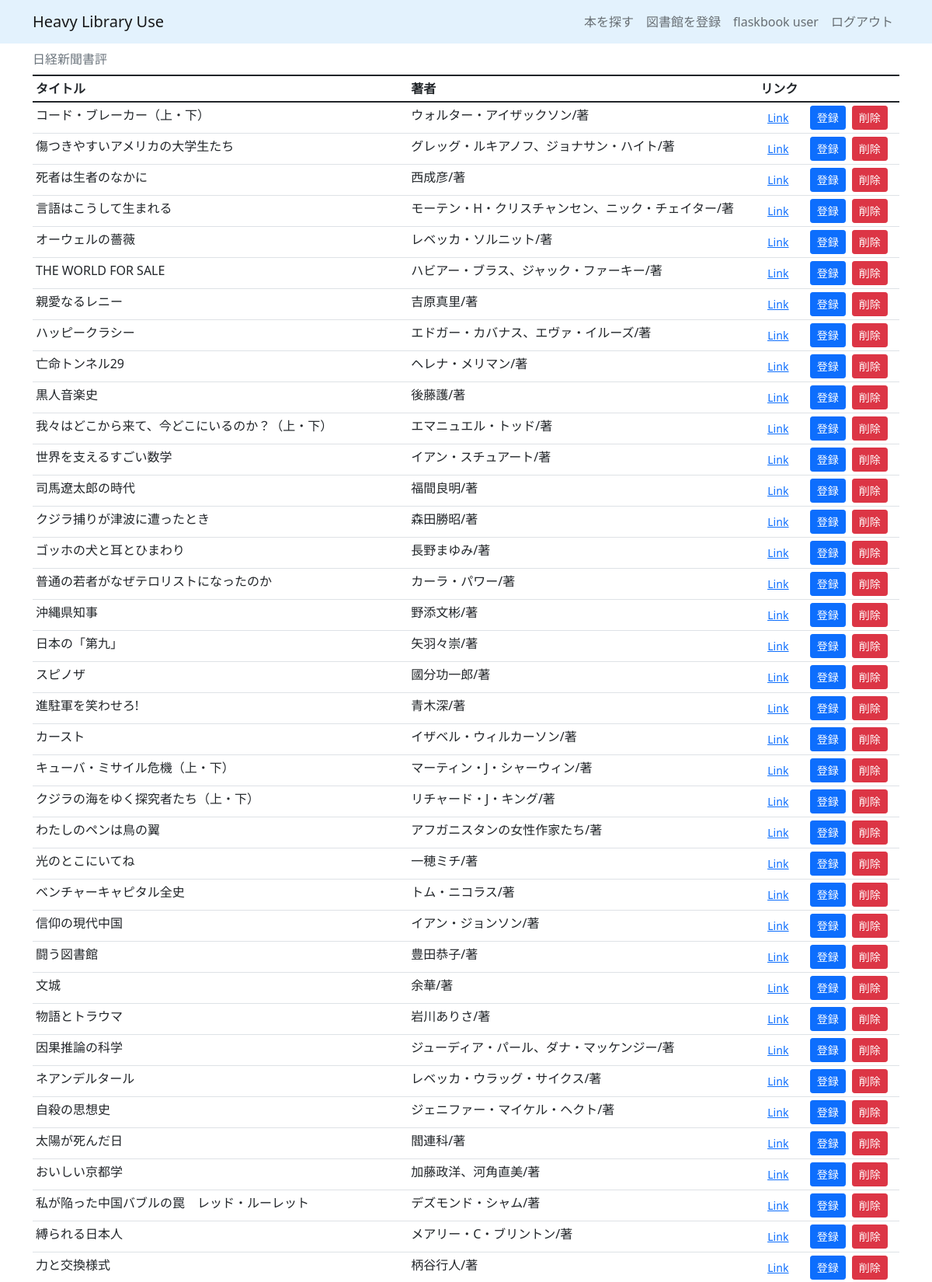
The app's page /recommend_book/日経新聞書評 (signed in, upper part) with its own data.
### apps/crud/models.py (models this page shows, shortened)
class User(db.Model, UserMixin):
    __tablename__ = "users"
    id = db.Column(db.Integer, primary_key=True)
    username = db.Column(db.String, index=True)
    email = db.Column(db.String, unique=True, index=True)
    password_hash = db.Column(db.String)
    created_at = db.Column(db.DateTime, default=datetime.now)
    updated_at = db.Column(db.DateTime, default=datetime.now, onupdate=datetime.now)
    user_books = db.relationship(
        "UserBook", backref="user", order_by="desc(UserBook.id)"
    )
    @property
    def password(self):
        raise AttributeError("読み取り不可")

### apps/detector/models.py (models this page shows)
class RecommendedBook(db.Model):
    __tablename__ = "recommended_books"
    id = db.Column(db.Integer, primary_key=True)
    media_id = db.Column(db.String)
    title = db.Column(db.String)
    authors = db.Column(db.String)
    link = db.Column(db.String)
    created_at = db.Column(db.DateTime, default=datetime.now)
    updated_at = db.Column(db.DateTime, default=datetime.now, onupdate=datetime.now)

### apps/detector/views.py (the view)
@dt.route("/recommend_book/<string:media_id>", methods=["GET"])
@login_required
def recommend_book(media_id):
    delete_form = DeleteForm()
    registrate_form = RegistrateForm()
    scrape(media_id)
    recommended_books = (
        db.session.query(RecommendedBook).order_by(RecommendedBook.id.desc()).all()
    )
    return render_template(
        "detector/recommend_book.html",
        delete_form=delete_form,
        registrate_form=registrate_form,
        recommended_books=recommended_books,
        media_id=media_id,
    )

### apps/detector/forms.py
class DeleteForm(FlaskForm):
    submit = SubmitField("削除")

class RegistrateForm(FlaskForm):
    submit = SubmitField("登録")

### apps/crud/models.py (called while the page is built)
@login_manager.user_loader
def load_user(user_id):
    return User.query.get(user_id)

### apps/detector/views.py (called while the page is built, shortened)
def scrape(media_id):
    if media_id == "日経新聞書評":
        query = db.session.query(RecommendedBook)
        if db.session.query(~query.exists()).scalar():
            last_updated_at = datetime.datetime(1900, 1, 1)
        else:
            last_updated_at = (
                query.order_by(RecommendedBook.updated_at.desc()).first().updated_at
            )
    return []

### apps/detector/templates/detector/recommend_book.html (shortened to what this page needs)
{% extends "detector/base.html" %}
{% block content %}
<table class="table table-hover table-sm caption-top">
    <caption>{{media_id}}</caption>
    <thead>
        <tr>
            <th scope="col">タイトル</th>
            <th scope="col">著者</th>
            <th scope="col">リンク</th>
            <th scope="col"></th>
        </tr>
    </thead>
    <tbody>
        {% for recommended_book in recommended_books %}
        <tr>
            <td>{{recommended_book.title}}</td>
            <td>{{recommended_book.authors}}</td>
            <td>
                <button type="button" class="btn btn-link btn-sm"><a href={{recommended_book.link}}
                        target="_blank">Link</a></button>
            </td>
            <td>
                <div class="d-flex flex-row">
                    <div class="px-1">
                        <form action="{{url_for('detector.registrate_recommended_book',book_id=recommended_book.id)}}"
                            method="POST">
                            {{ registrate_form.submit(class="btn btn-primary btn-sm")}}
                        </form>
                    </div>
                    <div class="px-1">
                        <form action="{{url_for('detector.delete_recommended_book',book_id=recommended_book.id)}}"
                            method="POST">
                            {{ delete_form.submit(class="btn btn-danger btn-sm")}}
                        </form>
                    </div>
                </div>
            </td>
        </tr>
        {% endfor %}
    </tbody>
</table>
{% endblock %}

### apps/detector/templates/detector/base.html (shortened to what this page needs)
<!DOCTYPE html>
<html lang="ja">
<head>
    <link rel="stylesheet" href="{{url_for('static',filename='css/bootstrap.min.css')}}" />
    <link rel="stylesheet" href="{{url_for('static',filename='css/style.css')}}" />
</head>
<body>
    <nav class="navbar navbar-expand-lg navbar-light" style="background-color: #e3f2fd;">
        <div class="container">
            <a class="navbar-brand" href="{{url_for('detector.index')}}">Heavy Library Use</a>
            <ul class="navbar-nav">
                <li class="nav-item">
                    <a href="{{url_for('detector.search_book')}}" class="nav-link">本を探す</a>
                </li>
                <li class="nav-item">
                    <a href="{{url_for('detector.search_library')}}" class="nav-link">図書館を登録</a>
                </li>
                {% if current_user.is_authenticated %}
                <li class="nav-iten">
                    <span class="nav-link">{{current_user.username}}</span>
                </li>
                <li class="nav-item">
                    <a href="{{url_for('auth.logout')}}" class="nav-link">ログアウト</a>
                </li>
                {% endif %}
            </ul>
        </div>
    </nav>
    <section class="container">
        {% block content %}{% endblock %}
    </section>
</body>
</html>

### records on screen
User: username "flaskbook user"
RecommendedBook: title "コード・ブレーカー（上・下）", authors "ウォルター・アイザックソン/著"
RecommendedBook: title "傷つきやすいアメリカの大学生たち", authors "グレッグ・ルキアノフ、ジョナサン・ハイト/著"
RecommendedBook: title "死者は生者のなかに", authors "西成彦/著"
RecommendedBook: title "言語はこうして生まれる", authors "モーテン・H・クリスチャンセン、ニック・チェイター/著"
RecommendedBook: title "オーウェルの薔薇", authors "レベッカ・ソルニット/著"
RecommendedBook: title "THE WORLD FOR SALE", authors "ハビアー・ブラス、ジャック・ファーキー/著"
RecommendedBook: title "親愛なるレニー", authors "吉原真里/著"
RecommendedBook: title "ハッピークラシー", authors "エドガー・カバナス、エヴァ・イルーズ/著"
RecommendedBook: title "亡命トンネル29", authors "ヘレナ・メリマン/著"
RecommendedBook: title "黒人音楽史", authors "後藤護/著"
RecommendedBook: title "我々はどこから来て、今どこにいるのか？（上・下）", authors "エマニュエル・トッド/著"
RecommendedBook: title "世界を支えるすごい数学", authors "イアン・スチュアート/著"
RecommendedBook: title "司馬遼太郎の時代", authors "福間良明/著"
RecommendedBook: title "クジラ捕りが津波に遭ったとき", authors "森田勝昭/著"
RecommendedBook: title "ゴッホの犬と耳とひまわり", authors "長野まゆみ/著"
RecommendedBook: title "普通の若者がなぜテロリストになったのか", authors "カーラ・パワー/著"
RecommendedBook: title "沖縄県知事", authors "野添文彬/著"
RecommendedBook: title "日本の「第九」", authors "矢羽々崇/著"
RecommendedBook: title "スピノザ", authors "國分功一郎/著"
RecommendedBook: title "進駐軍を笑わせろ!", authors "青木深/著"
RecommendedBook: title "カースト", authors "イザベル・ウィルカーソン/著"
RecommendedBook: title "キューバ・ミサイル危機（上・下）", authors "マーティン・J・シャーウィン/著"
RecommendedBook: title "クジラの海をゆく探究者たち（上・下）", authors "リチャード・J・キング/著"
RecommendedBook: title "わたしのペンは鳥の翼", authors "アフガニスタンの女性作家たち/著"
RecommendedBook: title "光のとこにいてね", authors "一穂ミチ/著"
RecommendedBook: title "ベンチャーキャピタル全史", authors "トム・ニコラス/著"
RecommendedBook: title "信仰の現代中国", authors "イアン・ジョンソン/著"
RecommendedBook: title "闘う図書館", authors "豊田恭子/著"
RecommendedBook: title "文城", authors "余華/著"
RecommendedBook: title "物語とトラウマ", authors "岩川ありさ/著"
RecommendedBook: title "因果推論の科学", authors "ジューディア・パール、ダナ・マッケンジー/著"
RecommendedBook: title "ネアンデルタール", authors "レベッカ・ウラッグ・サイクス/著"
RecommendedBook: title "自殺の思想史", authors "ジェニファー・マイケル・ヘクト/著"
RecommendedBook: title "太陽が死んだ日", authors "閻連科/著"
RecommendedBook: title "おいしい京都学", authors "加藤政洋、河角直美/著"
RecommendedBook: title "私が陥った中国バブルの罠 レッド・ルーレット", authors "デズモンド・シャム/著"
RecommendedBook: title "縛られる日本人", authors "メアリー・C・ブリントン/著"
RecommendedBook: title "力と交換様式", authors "柄谷行人/著"

### other values on screen
{{ media_id }} "日経新聞書評"
